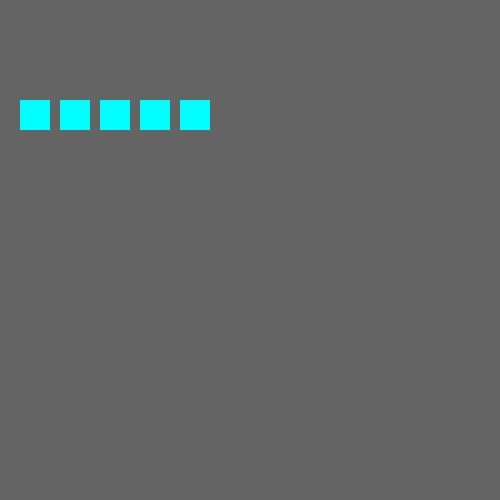
Frame 1 (no input)
Frame 60 (no input): identical to frame 1, image omitted
Frame 120 (the mouse pressed at the canvas centre since frame 60): identical to frame 1, image omitted

The p5.js sketch that drew this single still picture (run headless with seeded random() and noise() and a simulated clock; from frame 60 on, the mouse is pressed at the canvas centre):

// p5.js sketch
// ── sketch.js


function setup(){
   
createCanvas(500,500);
background(100);
}

function draw(){


    
fill(0,255,255)
noStroke();



for(let i =0; i< 5; i++){
    rect(i*40 + 20,100,30,30);
}


}
